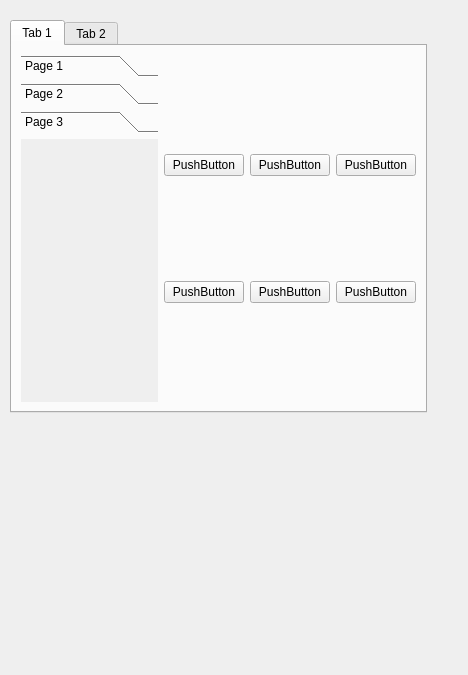
<?xml version="1.0" encoding="UTF-8"?>
<ui version="4.0">
 <class>Form</class>
 <widget class="QWidget" name="Form">
  <property name="geometry">
   <rect>
    <x>0</x>
    <y>0</y>
    <width>468</width>
    <height>675</height>
   </rect>
  </property>
  <property name="windowTitle">
   <string>Form</string>
  </property>
  <widget class="QTabWidget" name="tabWidget">
   <property name="geometry">
    <rect>
     <x>10</x>
     <y>20</y>
     <width>417</width>
     <height>393</height>
    </rect>
   </property>
   <property name="statusTip">
    <string/>
   </property>
   <property name="currentIndex">
    <number>0</number>
   </property>
   <widget class="QWidget" name="continent_1">
    <attribute name="title">
     <string>Tab 1</string>
    </attribute>
    <layout class="QHBoxLayout" name="horizontalLayout_3">
     <item>
      <widget class="QToolBox" name="toolBox">
       <property name="currentIndex">
        <number>2</number>
       </property>
       <widget class="QWidget" name="currency_1">
        <property name="geometry">
         <rect>
          <x>0</x>
          <y>0</y>
          <width>81</width>
          <height>249</height>
         </rect>
        </property>
        <attribute name="label">
         <string>Page 1</string>
        </attribute>
       </widget>
       <widget class="QWidget" name="currency_2">
        <property name="geometry">
         <rect>
          <x>0</x>
          <y>0</y>
          <width>81</width>
          <height>249</height>
         </rect>
        </property>
        <attribute name="label">
         <string>Page 2</string>
        </attribute>
       </widget>
       <widget class="QWidget" name="currency_3">
        <property name="geometry">
         <rect>
          <x>0</x>
          <y>0</y>
          <width>81</width>
          <height>249</height>
         </rect>
        </property>
        <attribute name="label">
         <string>Page 3</string>
        </attribute>
       </widget>
      </widget>
     </item>
     <item>
      <layout class="QGridLayout" name="gridLayout">
       <item row="0" column="0">
        <widget class="QPushButton" name="rate_1">
         <property name="text">
          <string>PushButton</string>
         </property>
        </widget>
       </item>
       <item row="0" column="1">
        <widget class="QPushButton" name="rate_2">
         <property name="text">
          <string>PushButton</string>
         </property>
        </widget>
       </item>
       <item row="0" column="2">
        <widget class="QPushButton" name="rate_3">
         <property name="text">
          <string>PushButton</string>
         </property>
        </widget>
       </item>
       <item row="1" column="0">
        <widget class="QPushButton" name="rate_4">
         <property name="text">
          <string>PushButton</string>
         </property>
        </widget>
       </item>
       <item row="1" column="1">
        <widget class="QPushButton" name="rate_5">
         <property name="text">
          <string>PushButton</string>
         </property>
        </widget>
       </item>
       <item row="1" column="2">
        <widget class="QPushButton" name="rate_6">
         <property name="text">
          <string>PushButton</string>
         </property>
        </widget>
       </item>
      </layout>
     </item>
    </layout>
   </widget>
   <widget class="QWidget" name="continent_2">
    <attribute name="title">
     <string>Tab 2</string>
    </attribute>
    <layout class="QHBoxLayout" name="horizontalLayout">
     <item>
      <layout class="QHBoxLayout" name="horizontalLayout_2">
       <item>
        <widget class="QToolBox" name="toolBox_2">
         <property name="currentIndex">
          <number>1</number>
         </property>
         <widget class="QWidget" name="currency_4">
          <property name="geometry">
           <rect>
            <x>0</x>
            <y>0</y>
            <width>73</width>
            <height>278</height>
           </rect>
          </property>
          <attribute name="label">
           <string>Page 1</string>
          </attribute>
         </widget>
         <widget class="QWidget" name="currency_5">
          <property name="geometry">
           <rect>
            <x>0</x>
            <y>0</y>
            <width>73</width>
            <height>278</height>
           </rect>
          </property>
          <attribute name="label">
           <string>Page 2</string>
          </attribute>
         </widget>
        </widget>
       </item>
      </layout>
     </item>
     <item>
      <layout class="QHBoxLayout" name="horizontalLayout_4">
       <item>
        <layout class="QVBoxLayout" name="verticalLayout_2">
         <item>
          <widget class="QLabel" name="zone_1">
           <property name="font">
            <font>
             <weight>75</weight>
             <bold>true</bold>
            </font>
           </property>
           <property name="text">
            <string>America</string>
           </property>
           <property name="textFormat">
            <enum>Qt::AutoText</enum>
           </property>
           <property name="alignment">
            <set>Qt::AlignCenter</set>
           </property>
          </widget>
         </item>
         <item>
          <widget class="QPushButton" name="rate_10">
           <property name="toolTip">
            <string/>
           </property>
           <property name="statusTip">
            <string/>
           </property>
           <property name="whatsThis">
            <string/>
           </property>
           <property name="text">
            <string>USD/EUR</string>
           </property>
          </widget>
         </item>
         <item>
          <widget class="QPushButton" name="rate_11">
           <property name="text">
            <string>PushButton</string>
           </property>
          </widget>
         </item>
         <item>
          <widget class="QPushButton" name="rate_12">
           <property name="text">
            <string>PushButton</string>
           </property>
          </widget>
         </item>
         <item>
          <widget class="QPushButton" name="rate_13">
           <property name="text">
            <string>PushButton</string>
           </property>
          </widget>
         </item>
         <item>
          <widget class="QPushButton" name="rate_14">
           <property name="text">
            <string>PushButton</string>
           </property>
          </widget>
         </item>
         <item>
          <widget class="QPushButton" name="rate_18">
           <property name="text">
            <string>PushButton</string>
           </property>
          </widget>
         </item>
         <item>
          <widget class="QLabel" name="zone_2">
           <property name="font">
            <font>
             <weight>75</weight>
             <bold>true</bold>
            </font>
           </property>
           <property name="text">
            <string>Asia</string>
           </property>
           <property name="alignment">
            <set>Qt::AlignCenter</set>
           </property>
          </widget>
         </item>
         <item>
          <widget class="QPushButton" name="rate_15">
           <property name="text">
            <string>PushButton</string>
           </property>
          </widget>
         </item>
         <item>
          <widget class="QPushButton" name="rate_16">
           <property name="text">
            <string>PushButton</string>
           </property>
          </widget>
         </item>
         <item>
          <widget class="QPushButton" name="rate_17">
           <property name="text">
            <string>PushButton</string>
           </property>
          </widget>
         </item>
        </layout>
       </item>
       <item>
        <layout class="QVBoxLayout" name="verticalLayout_3">
         <item>
          <widget class="QLabel" name="zone_3">
           <property name="font">
            <font>
             <weight>75</weight>
             <bold>true</bold>
            </font>
           </property>
           <property name="text">
            <string>Caribbean</string>
           </property>
           <property name="textFormat">
            <enum>Qt::AutoText</enum>
           </property>
           <property name="alignment">
            <set>Qt::AlignCenter</set>
           </property>
          </widget>
         </item>
         <item>
          <widget class="QPushButton" name="rate_19">
           <property name="toolTip">
            <string/>
           </property>
           <property name="statusTip">
            <string/>
           </property>
           <property name="whatsThis">
            <string/>
           </property>
           <property name="text">
            <string>USD/EUR</string>
           </property>
          </widget>
         </item>
         <item>
          <widget class="QPushButton" name="rate_20">
           <property name="text">
            <string>PushButton</string>
           </property>
          </widget>
         </item>
         <item>
          <widget class="QPushButton" name="rate_21">
           <property name="text">
            <string>PushButton</string>
           </property>
          </widget>
         </item>
         <item>
          <widget class="QPushButton" name="rate_22">
           <property name="text">
            <string>PushButton</string>
           </property>
          </widget>
         </item>
         <item>
          <widget class="QPushButton" name="rate_23">
           <property name="text">
            <string>PushButton</string>
           </property>
          </widget>
         </item>
         <item>
          <widget class="QPushButton" name="rate_24">
           <property name="text">
            <string>PushButton</string>
           </property>
          </widget>
         </item>
         <item>
          <widget class="QLabel" name="zone_4">
           <property name="font">
            <font>
             <weight>75</weight>
             <bold>true</bold>
            </font>
           </property>
           <property name="text">
            <string>Europe</string>
           </property>
           <property name="alignment">
            <set>Qt::AlignCenter</set>
           </property>
          </widget>
         </item>
         <item>
          <widget class="QPushButton" name="rate_25">
           <property name="text">
            <string>PushButton</string>
           </property>
          </widget>
         </item>
         <item>
          <widget class="QPushButton" name="rate_26">
           <property name="text">
            <string>PushButton</string>
           </property>
          </widget>
         </item>
         <item>
          <widget class="QPushButton" name="rate_27">
           <property name="text">
            <string>PushButton</string>
           </property>
          </widget>
         </item>
        </layout>
       </item>
       <item>
        <layout class="QVBoxLayout" name="verticalLayout_4">
         <item>
          <widget class="QLabel" name="zone_5">
           <property name="font">
            <font>
             <weight>75</weight>
             <bold>true</bold>
            </font>
           </property>
           <property name="text">
            <string>Middle East</string>
           </property>
           <property name="textFormat">
            <enum>Qt::AutoText</enum>
           </property>
           <property name="alignment">
            <set>Qt::AlignCenter</set>
           </property>
          </widget>
         </item>
         <item>
          <widget class="QPushButton" name="rate_28">
           <property name="toolTip">
            <string/>
           </property>
           <property name="statusTip">
            <string/>
           </property>
           <property name="whatsThis">
            <string/>
           </property>
           <property name="text">
            <string>USD/EUR</string>
           </property>
          </widget>
         </item>
         <item>
          <widget class="QPushButton" name="rate_29">
           <property name="text">
            <string>PushButton</string>
           </property>
          </widget>
         </item>
         <item>
          <widget class="QPushButton" name="rate_30">
           <property name="text">
            <string>PushButton</string>
           </property>
          </widget>
         </item>
         <item>
          <widget class="QPushButton" name="rate_31">
           <property name="text">
            <string>PushButton</string>
           </property>
          </widget>
         </item>
         <item>
          <widget class="QPushButton" name="rate_32">
           <property name="text">
            <string>PushButton</string>
           </property>
          </widget>
         </item>
         <item>
          <widget class="QPushButton" name="rate_33">
           <property name="text">
            <string>PushButton</string>
           </property>
          </widget>
         </item>
         <item>
          <widget class="QLabel" name="zone_6">
           <property name="font">
            <font>
             <weight>75</weight>
             <bold>true</bold>
            </font>
           </property>
           <property name="text">
            <string>Pacific</string>
           </property>
           <property name="alignment">
            <set>Qt::AlignCenter</set>
           </property>
          </widget>
         </item>
         <item>
          <widget class="QPushButton" name="rate_34">
           <property name="text">
            <string>PushButton</string>
           </property>
          </widget>
         </item>
         <item>
          <widget class="QPushButton" name="rate_35">
           <property name="text">
            <string>PushButton</string>
           </property>
          </widget>
         </item>
         <item>
          <widget class="QPushButton" name="rate_36">
           <property name="text">
            <string>PushButton</string>
           </property>
          </widget>
         </item>
        </layout>
       </item>
      </layout>
     </item>
    </layout>
   </widget>
  </widget>
 </widget>
 <resources/>
 <connections/>
</ui>
